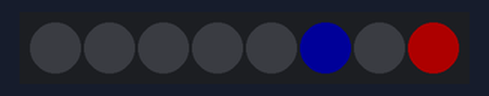
The sketch below on a simulated Arduino Uno, built with avr-gcc and run on an emulated ATmega328P. Shown: 8 RGB LEDs in strip order, left to right. Dim RGB values are drawn brighter than linear.

Above: at 0.05 s.
At 2.76 s:
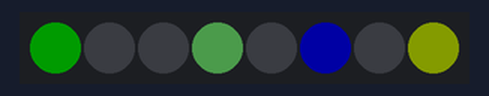
At 4.16 s:
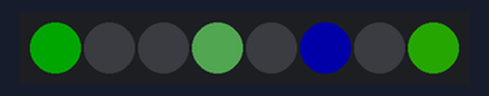
At 5.57 s:
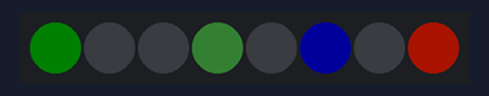
Timing chart, 0 to 40.0 s (numbered marks = the images above):
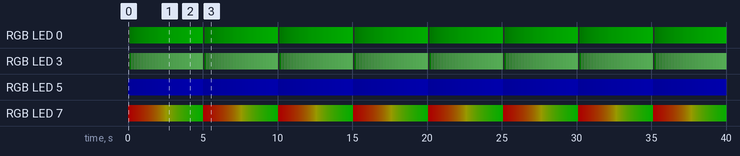

The sketch:

task12.ino
```cpp
    #include <NeoPixelBus.h>

    NeoPixelBus<NeoGrbFeature, NeoEsp8266Uart1800KbpsMethod> strip(8);

    void setup()
    {
      strip.Begin();
    }

    void loop()
    {
      for (int i=0; i<50; i++)
      {
        // tato slucka sa opakuje pre i=0, 1, 2, 3,...., 48, 49

        strip.SetPixelColor(0, RgbColor(0, i, 0));
        strip.SetPixelColor(3, RgbColor(i/2, i, i/2));
        strip.SetPixelColor(5, RgbColor(0, 0, 25+i/2));
        strip.SetPixelColor(7, RgbColor(50-i, i, 0));
        strip.Show();
        delay(100);
      }
    }
```

Measured:
- by itself, RGB LED 0: off → RGB(0, 1, 0) at 0.10 s, → RGB(0, 2, 0) 0.10 s later, → RGB(0, 3, 0) 0.10 s later, → RGB(0, 4, 0) 0.10 s later, … (397 changes in this stretch)
- by itself, RGB LED 3: off → RGB(0, 1, 0) at 0.10 s, → RGB(1, 2, 1) 0.10 s later, → RGB(1, 3, 1) 0.10 s later, → RGB(2, 4, 2) 0.10 s later, … (397 changes in this stretch)
- by itself, everything shown: repeats every 5.0 s, in 50 steps
